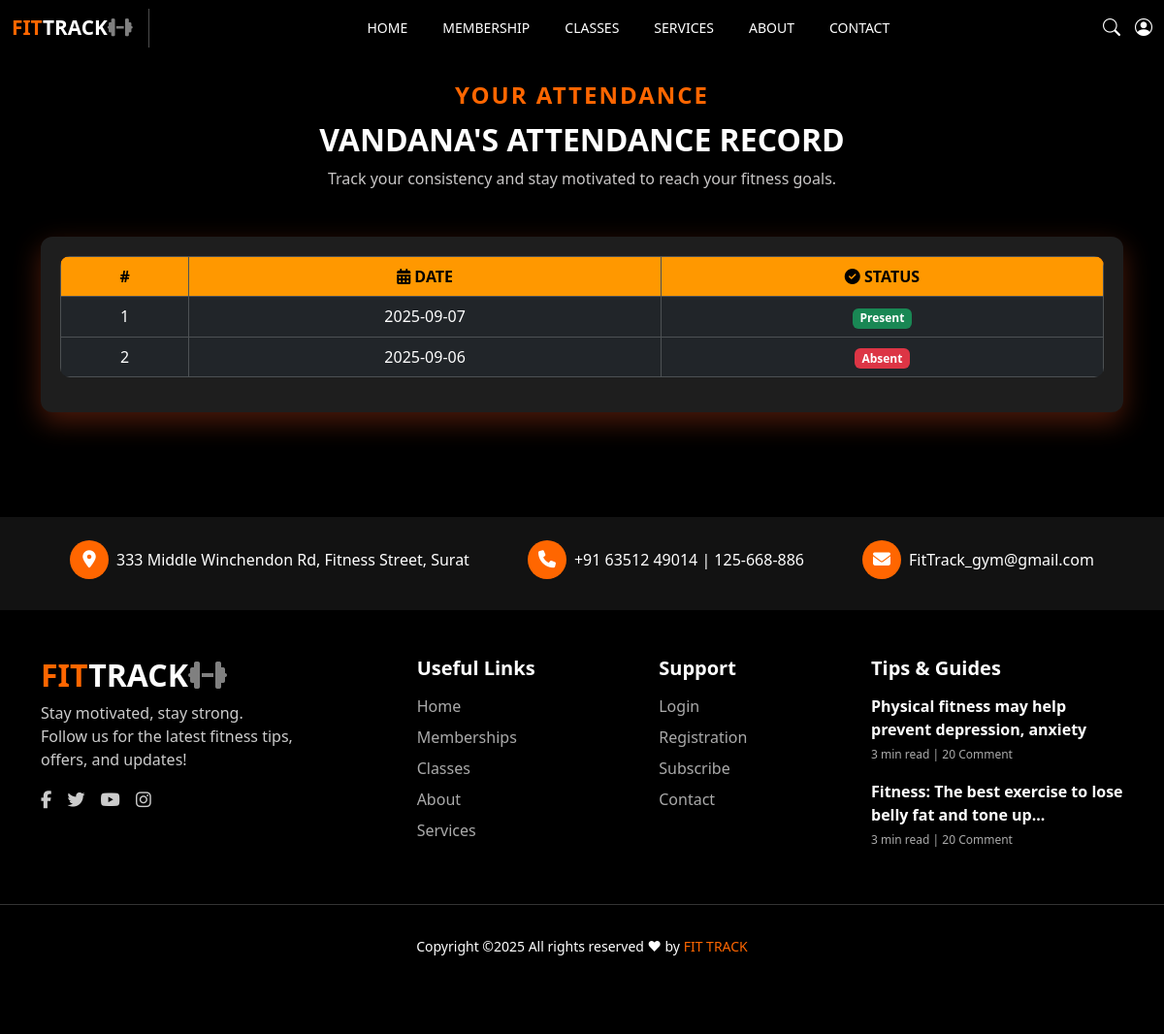
The page /user/attendance.php (signed in) on the database its author committed.
### tables this page shows
CREATE TABLE `attendance` (
  `id` int(11) NOT NULL,
  `member_id` int(11) NOT NULL,
  `date` date NOT NULL,
  `status` enum('Present','Absent') NOT NULL,
  `created_at` timestamp NOT NULL DEFAULT current_timestamp()
);

### user/attendance.php (the view, shortened to what this page needs)
<?php
include '../config.php';
$member_id = $_SESSION['member_id'];
$member_name = $_SESSION['member_name'];
$sql = "SELECT * FROM attendance WHERE member_id='$member_id' ORDER BY date DESC";
$result = mysqli_query($conn, $sql);
?>
<!DOCTYPE html>
<html lang="en">
<head>
<link href="https://cdn.jsdelivr.net/npm/bootstrap@5.3.2/dist/css/bootstrap.min.css" rel="stylesheet">
<link rel="stylesheet" href="https://cdnjs.cloudflare.com/ajax/libs/font-awesome/6.5.0/css/all.min.css">
<link rel="stylesheet" href="../css/attendance.css">
</head>
<body>
<?php include 'user_header.php'; ?>
<section class="attendance-section">
  <div class="container mb-5 mt-4">
    <h2 class="section-subtitle text-center">YOUR ATTENDANCE</h2>
    <h3 class="section-title text-center">
      <span style="text-transform: uppercase;"><?php echo $member_name; ?>'s</span>
      ATTENDANCE RECORD
    </h3>
    <p class="text-center mb-5" style="color:#c8c6c6;">Track your consistency and stay motivated to reach your fitness goals.</p>
    <?php if(mysqli_num_rows($result) > 0){ ?>
      <div class="card-custom">
        <div class="table-responsive">
          <table class="table table-dark table-bordered table-hover align-middle custom-table text-center">
            <thead>
              <tr>
                <th>#</th>
                <th><i class="fas fa-calendar-alt"></i> Date</th>
                <th><i class="fas fa-check-circle"></i> Status</th>
              </tr>
            </thead>
            <tbody>
              <?php
              $count = 1;
              while($row = mysqli_fetch_assoc($result)){ ?>
                <tr>
                  <td><?php echo $count++; ?></td>
                  <td><?php echo htmlspecialchars($row['date']); ?></td>
                  <td>
                    <?php
                      $status = ucfirst($row['status']);
                      if($status == "Present"){
                        echo "<span class='badge bg-success'>$status</span>";
                      } elseif($status == "Absent"){
                        echo "<span class='badge bg-danger'>$status</span>";
                      } else {
                        echo "<span class='badge bg-secondary'>$status</span>";
                      }
                    ?>
                  </td>
                </tr>
              <?php } ?>
            </tbody>
          </table>
        </div>
      </div>
    <?php } else { ?>
      <p style="color:#ff9900; text-align:center;">No attendance records found.</p>
    <?php } ?>
  </div>
</section>
<?php include 'user_footer.php'; ?>
</body>
</html>

### css/attendance.css (style rules this page uses)
body { margin: 0; padding: 0; background-color: #000; font-family: 'Segoe UI', sans-serif; overflow-x: hidden; }
.section-subtitle { color: #ff6600; font-size: 24px; font-weight: bold; letter-spacing: 2px; }
.section-title { color: #fff; font-size: 32px; font-weight: bold; margin-top: 10px; line-height: 1.3; }
.attendance-section { background-color: #000; padding: 60px 0; }
.card-custom { background: #1e1e1e; border-radius: 12px; padding: 20px; box-shadow: 0 10px 28px rgba(255, 87, 34, 0.3); transition: 0.3s; }
.custom-table { margin-bottom: 0; border-radius: 10px; overflow: hidden; }
.custom-table thead { background: #ff6600; color: #fff; font-size: 16px; text-transform: uppercase; }
.custom-table thead th { padding: 8px; background: #ff9800; color: #000; }
.custom-table tbody tr { background: #2a2a2a; color: #ddd; transition: background 0.3s; }
.custom-table tbody tr { background: #1f1f1f; }
.custom-table td { padding: 12px; vertical-align: middle; }

### user/user_header.php (style rules this page uses)
body { margin: 0; font-family: Arial, sans-serif; background-size: cover; }

### rows shown on the page
attendance: date "2025-09-07", status "Present"
attendance: date "2025-09-06", status "Absent"

### other values the page prints
$member_name "VANDANA"
